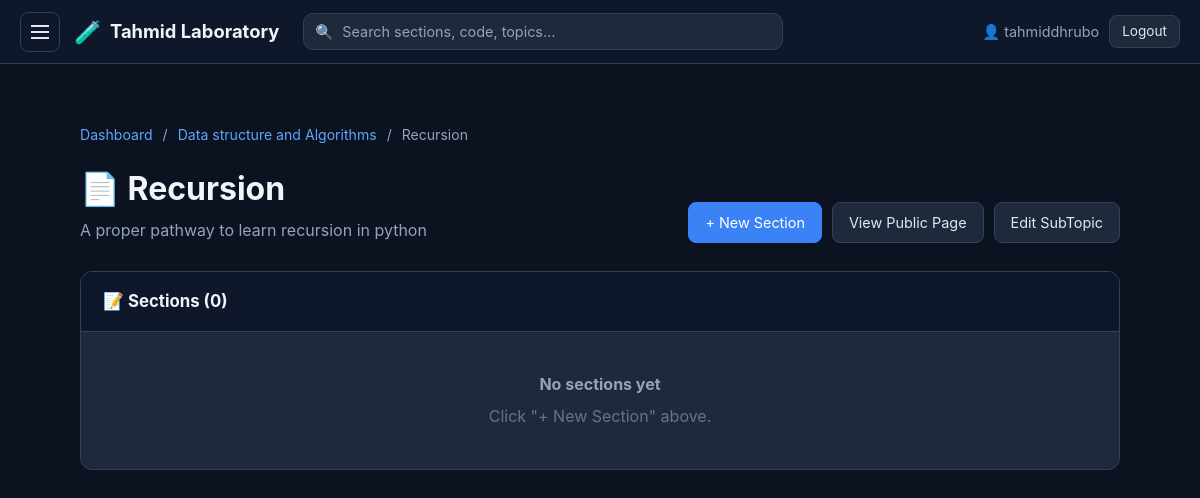
/dashboard/subtopic/1/ (signed in), run on the app's committed database.
### lab/models.py (models this page shows, shortened)
class Topic(models.Model):
    name = models.CharField(max_length=200, unique=True)
    slug = models.SlugField(max_length=200, unique=True, blank=True)
    description = models.TextField(
        blank=True, help_text="Short intro shown on homepage"
    )
    icon = models.CharField(max_length=50, default="📘", help_text="An emoji or icon")
    order = models.IntegerField(default=0, help_text="Lower = appears first")
    created_at = models.DateTimeField(auto_now_add=True)
    updated_at = models.DateTimeField(auto_now=True)
    class Meta:
        ordering = ["order", "name"]

class SubTopic(models.Model):
    topic = models.ForeignKey(Topic, on_delete=models.CASCADE, related_name="subtopics")
    name = models.CharField(max_length=200)
    slug = models.SlugField(max_length=200, blank=True)
    description = models.TextField(
        blank=True, help_text="Short intro for this subtopic page"
    )
    order = models.IntegerField(default=0, help_text="Lower = appears first")
    created_at = models.DateTimeField(auto_now_add=True)
    updated_at = models.DateTimeField(auto_now=True)
    class Meta:
        ordering = ["order", "name"]
        unique_together = ("topic", "slug")
    def get_absolute_url(self):
        return reverse(
            "lab:subtopic_detail",
            kwargs={
                "topic_slug": self.topic.slug,
                "subtopic_slug": self.slug,
            },
        )

### lab/views.py (the view)
@staff_required
def dashboard_subtopic_sections(request, pk):
    subtopic = get_object_or_404(SubTopic.objects.select_related("topic"), pk=pk)
    sections = subtopic.sections.all()
    return render(
        request,
        "lab/dashboard_subtopic.html",
        {
            "subtopic": subtopic,
            "topic": subtopic.topic,
            "sections": sections,
        },
    )

### lab/views.py (called while the page is built)
def staff_required(view):
    return user_passes_test(
        lambda u: u.is_authenticated and u.is_staff, login_url="/admin/login/"
    )(view)

### lab/templates/lab/dashboard_subtopic.html (shortened to what this page needs)
{% extends 'lab/base.html' %}
{% load static %}
{% block content %}
<div class="dash-wrap">
    <div class="breadcrumb">
        <a href="{% url 'lab:dashboard' %}">Dashboard</a>
        <span>/</span>
        <a href="{% url 'lab:dashboard_topic_subtopics' topic.slug %}">{{ topic.name }}</a>
        <span>/</span>
        {{ subtopic.name }}
    </div>
    <div class="dash-header">
        <div>
            <h1>📄 {{ subtopic.name }}</h1>
            <p>{{ subtopic.description|default:"Manage sections for this subtopic." }}</p>
        </div>
        <div class="dash-actions">
            <a href="{% url 'lab:dashboard_section_add' subtopic.pk %}" class="btn btn-primary">+ New Section</a>
            <a href="{{ subtopic.get_absolute_url }}" class="btn" target="_blank">View Public Page</a>
            <a href="{% url 'lab:dashboard_subtopic_edit' subtopic.pk %}" class="btn">Edit SubTopic</a>
        </div>
    </div>
    <div class="panel">
        <div class="panel-head">
            <h2>📝 Sections ({{ sections.count }})</h2>
        </div>
        <div>
            {% for s in sections %}
            <div class="section-row">
                <div class="section-row-main">
                    <h4>
                        {{ s.title }}
                        <span class="lang-tag">{{ s.language|default:"code" }}</span>
                    </h4>
                    <p>{{ s.description|default:"No description"|truncatechars:90 }}</p>
                </div>
                <div class="topic-row-actions">
                    <a href="{% url 'lab:dashboard_section_edit' s.pk %}" class="icon-btn">Edit</a>
                    <a href="{% url 'lab:dashboard_section_delete' s.pk %}" class="icon-btn danger">Delete</a>
                </div>
            </div>
            {% empty %}
            <div class="dash-empty">
                <h4>No sections yet</h4>
                <p>Click "+ New Section" above.</p>
            </div>
            {% endfor %}
        </div>
    </div>
</div>
{% endblock %}

### lab/templates/lab/base.html (shortened to what this page needs)
{% load static %}
<!DOCTYPE html>
<html lang="en">
<head>
    <link rel="stylesheet" href="{% static 'css/style.css' %}">
    <link rel="stylesheet" href="{% static 'css/dashboard.css' %}">
    <link rel="stylesheet" href="https://cdnjs.cloudflare.com/ajax/libs/highlight.js/11.9.0/styles/github-dark.min.css">
</head>
<body>
    <header class="topbar">
        <button class="menu-toggle" onclick="toggleSidebar()" aria-label="Toggle sidebar">
            <span class="hamburger"></span>
        </button>
        <a href="{% url 'lab:home' %}" class="brand">
            <span class="brand-icon">🧪</span>
            <span class="brand-text">Tahmid Laboratory</span>
        </a>
        <form class="search-form" action="{% url 'lab:search' %}" method="get" role="search">
            <span class="search-icon">🔍</span>
            <input type="text" name="q" placeholder="Search sections, code, topics…"
                value="{{ request.GET.q|default:'' }}" class="search-input" autocomplete="off">
        </form>
        <div class="topbar-right">
            {% if user.is_authenticated %}
            <span class="user">👤 {{ user.username }}</span>
            <a href="/admin/logout/" class="btn btn-sm">Logout</a>
            {% else %}
            <a href="/admin/login/" class="btn btn-sm">Login</a>
            {% endif %}
        </div>
    </header>
    <div class="layout">
        <main class="main">
            {% block content %}{% endblock %}
        </main>
    </div>
</body>
</html>

### static/css/style.css (style rules this page uses)
* { box-sizing: border-box; margin: 0; padding: 0; }
:root { --primary: #60a5fa; --primary-dark: #3b82f6; --bg: #0b1220; --bg-alt: #0f172a; --surface: #1e293b; --surface-2: #334155; --border: #334155; --text: #e2e8f0; --text-strong: #f1f5f9; --muted: #94a3b8; --sidebar-bg: #060b16; --sidebar-active: #1e40af; --danger: #f87171; --success: #34d399; --radius: 10px; }
body { font-family: -apple-system, BlinkMacSystemFont, "Segoe UI", Roboto, sans-serif; background: var(--bg); color: var(--text); line-height: 1.6; min-height: 100vh; }
.topbar { position: fixed; top: 0; left: 0; right: 0; height: 64px; background: var(--bg-alt); border-bottom: 1px solid var(--border); display: flex; align-items: center; padding: 0 20px; z-index: 100; gap: 14px; }
.menu-toggle { background: transparent; border: 1px solid var(--border); border-radius: 8px; width: 40px; height: 40px; display: flex; align-items: center; justify-content: center; cursor: pointer; color: var(--text); flex-shrink: 0; transition: 0.15s; }
.hamburger { width: 18px; height: 2px; background: currentColor; position: relative; display: block; }
.hamburger::before, .hamburger::after { content: ''; position: absolute; left: 0; width: 18px; height: 2px; background: currentColor; }
.hamburger::before { top: -6px; }
.hamburger::after { top: 6px; }
.brand { font-size: 1.15rem; font-weight: 700; color: var(--text-strong); text-decoration: none; display: flex; align-items: center; gap: 8px; white-space: nowrap; }
.brand-icon { font-size: 1.4rem; }
.search-form { flex: 1; max-width: 480px; position: relative; margin: 0 10px; }
.search-icon { position: absolute; left: 12px; top: 50%; transform: translateY(-50%); font-size: 0.9rem; color: var(--muted); pointer-events: none; }
.search-input { width: 100%; background: var(--surface); border: 1px solid var(--border); border-radius: 10px; padding: 9px 14px 9px 38px; color: var(--text); font-size: 0.9rem; font-family: inherit; transition: 0.15s; }
.search-input::placeholder { color: var(--muted); }
.topbar-right { margin-left: auto; display: flex; gap: 10px; align-items: center; }
.user { color: var(--muted); font-size: 0.9rem; }
.layout { display: flex; padding-top: 64px; min-height: 100vh; }
.main { flex: 1; padding: 30px 40px; max-width: 1200px; margin: 0 auto; width: 100%; }
.btn { display: inline-block; padding: 8px 16px; border-radius: 8px; background: var(--surface); border: 1px solid var(--border); color: var(--text); text-decoration: none; cursor: pointer; font-size: 0.9rem; transition: 0.15s; font-family: inherit; }
.btn-sm { padding: 5px 12px; font-size: 0.85rem; }
.btn-primary { background: var(--primary-dark); color: white; border-color: var(--primary-dark); }
.breadcrumb { font-size: 0.88rem; color: var(--muted); margin-bottom: 16px; }
.breadcrumb a { color: var(--primary); text-decoration: none; }
.breadcrumb span { margin: 0 6px; }

### static/css/dashboard.css (style rules this page uses)
.dash-wrap { padding: 30px 40px; max-width: 1400px; margin: 0 auto; }
.dash-header { display: flex; justify-content: space-between; align-items: flex-end; flex-wrap: wrap; gap: 16px; margin-bottom: 28px; }
.dash-header h1 { font-size: 2rem; color: #f1f5f9; }
.dash-header p { color: #94a3b8; margin-top: 4px; }
.dash-actions { display: flex; gap: 10px; flex-wrap: wrap; }
.panel { background: #1e293b; border: 1px solid #334155; border-radius: 12px; overflow: hidden; }
.panel-head { padding: 16px 22px; border-bottom: 1px solid #334155; display: flex; justify-content: space-between; align-items: center; background: #0f172a; }
.panel-head h2 { font-size: 1.05rem; color: #f1f5f9; display: flex; align-items: center; gap: 8px; }
.dash-empty { padding: 40px 22px; text-align: center; color: #64748b; }
.dash-empty h4 { color: #94a3b8; margin-bottom: 6px; }
.breadcrumb { font-size: 0.88rem; color: #94a3b8; margin-bottom: 16px; }
.breadcrumb a { color: #60a5fa; text-decoration: none; }
.breadcrumb span { margin: 0 6px; }

### data on the page
Topic: name "Data structure and Algorithms"
SubTopic: name "Recursion", description "A proper pathway to learn recursion in python", count "0"

### other printed values
{{ user.username }} "tahmiddhrubo"
